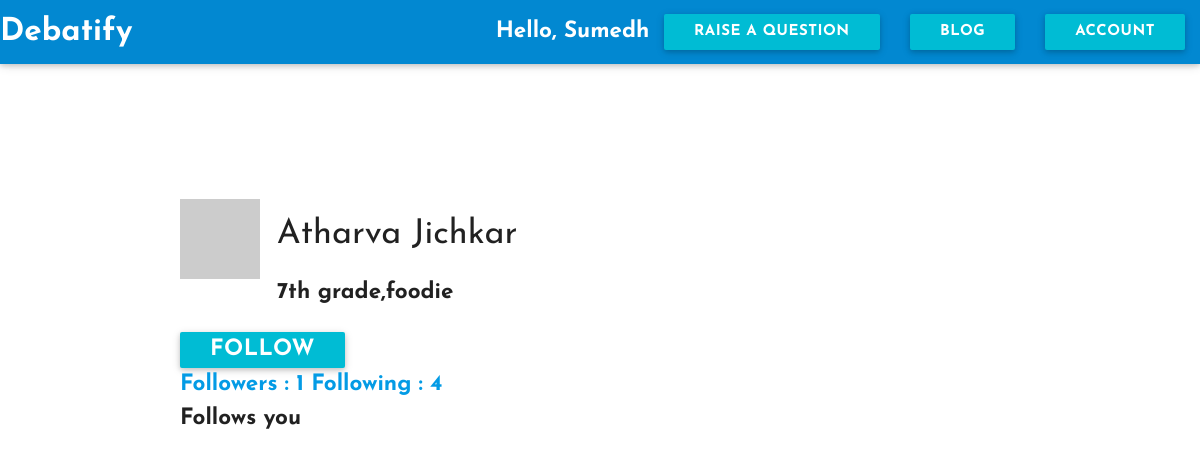
Screenshot of /welcome/profile/?user_id=8 (signed in) with the database file from the repository.
### app/models.py (models this page shows, shortened)
class User(UserMixin,db.Model):
	__tablename__ = 'users'
	id = db.Column(db.Integer,primary_key = True)
	firstname = db.Column(db.String(50),nullable = True)
	lastname = db.Column(db.String(50),nullable = True)
	email = db.Column(db.String(50),nullable = True)
	username = db.Column(db.String(64),nullable = True)
	password = db.Column(db.String(100),nullable = True)
	password_hash = db.Column(db.String(128), nullable = True)
	confirmed = db.Column(db.Boolean, default = False)
	question = db.relationship("Question", backref = "owner", lazy = 'dynamic')
	location = db.Column(db.String(64),nullable = True)
	about_me = db.Column(db.Text(),nullable = True)
	member_since = db.Column(db.DateTime(), default=datetime.utcnow,nullable = True)
	last_seen = db.Column(db.DateTime(), default=datetime.utcnow,nullable = True)
	posts = db.relationship('Posts', backref = 'author', lazy = 'dynamic')
	fetchedChat = db.relationship('Chats', backref = 'messenger', lazy = 'dynamic')
	followed = db.relationship('Follow', foreign_keys = [Follow.follower_id],backref=db.backref('follower', lazy='joined'),lazy='dynamic',cascade='all, delete-orphan')
	followers = db.relationship('Follow', foreign_keys = [Follow.followed_id], backref = db.backref('followed', lazy = 'joined'),lazy='dynamic',cascade='all, delete-orphan')
	def gravatar(self, size=100, default='identicon', rating='g'):
		if request.is_secure:
			url = 'https://secure.gravatar.com/avatar'
		else:
			url = 'http://www.gravatar.com/avatar'
		hash = hashlib.md5(self.email.encode('utf-8')).hexdigest()
		return '{url}/{hash}?s={size}&d={default}&r={rating}'.format(
			url=url, hash=hash, size=size, default=default, rating=rating)
	@property
	def password(self):
		raise AttributeError('password is not a readable attribute')
	@password.setter
	def password(self, password):
		self.password_hash = generate_password_hash(password)
	def is_following(self, user):
		return self.followed.filter_by(followed_id = user.id).first() is not None

### app/main/views.py (the view)
@welcome.route('/profile', methods = ['GET','POST'])
def profile():
	return render_template('user.html', user = current_user)

### app/main/views.py (called while the page is built)
@welcome.route('/profile/')
def user_profile():
	user_id = request.args.get('user_id')
	message = request.args.get('message')
	profile_user = load_user(user_id)
	print message
	return render_template('profile.html', user_id = user_id, profile_user = profile_user)

### app/models.py (called while the page is built)
@login_manager.user_loader
def load_user(user_id):
	return User.query.get(int(user_id))

### app/main/templates/profile.html (shortened to what this page needs)
{% extends 'me.html' %}
{% block head %}
	{{ super () }}
{% endblock %}
{% block page_content %}
<div class = "container">
	<br><br><br><br>
	<div class = "profilepic"><img src = "{{ profile_user.gravatar( size = 200 ) }}"/></div>
	<h4>{{ profile_user.firstname }}&nbsp;{{ profile_user.lastname }}</h4>
	<p>{{ profile_user.about_me }}</p>
	{% if not current_user.is_following(profile_user) %}
		<a href = "{{url_for('main.follow', username = profile_user.username)}}" class = "btn cyan">Follow</a>
	{% else %}
		<a href = "{{url_for('main.unfollow', username = profile_user.username)}}" class = "btn cyan">Unfollow</a>
	{% endif %}
	<div>
		<a href = "{{url_for('main.followers')}}">Followers : {{ profile_user.followers.count() }}</a>
		<a href = "{{url_for('main.followed_by')}}">Following : {{ profile_user.followed.count() }}</a>
	</div>
	{% if profile_user.is_following(current_user) %}
		<div>Follows you</div>
	{% endif %}
</div>
{% endblock %}

### app/auth/templates/me.html (shortened to what this page needs)
<!DOCTYPE html>
<html>
    <head>
        {% block head %}
        <link rel="stylesheet" type="text/css" href="{{url_for('static',filename = "assets/materialize/css/materialize.min.css")}}">
        <link rel="stylesheet" type="text/css" href = "{{url_for('static', filename = "assets/css/card.css")}}">
        {% endblock %}
    </head>
    <body>
            {% block navbar %}
        <div class = "navbar-fixed">
            <nav>
                <div class = "nav-wrapper light-blue darken-2">
                    <a href="{{url_for('auth.dashboard')}}" class="brand-logo">Debatify</a>
                    <ul id="nav-mobile" class="right hide-on-med-and-down">
                        <li>{% block signed_in_as %}Hello, {{ current_user.firstname | title }}{% endblock %}</li>
                        <li><a href="#modal1" class = "waves-effect waves-light btn cyan modal-trigger">Raise a question</a></li>
                        <li><a href="{{url_for('main.blog')}}" class = "btn cyan">Blog</a></li>
                        <li><a href="" class = " cyan btn dropdown-button" data-activates = "dropdown1">Account</a></li>
                    </ul>
                </div>
            </nav>
        </div>
        {% endblock %}
        {% block page_content %}{% endblock %}
    </body>
</html>

### app/static/assets/css/card.css (style rules this page uses)
body { font-family: 'Josefin Sans', sans-serif; font-weight: bold; font-size: 1.5em; }

### app/main/templates/profile.html (style rules this page uses)
body { font-family: 'Josefin Sans', sans-serif; font-size: 1.5em; font-weight: bold; margin: auto; }
.profilepic { float: left; margin-right: 2%; }

### rows the page displays
User: firstname "Sumedh"
User: firstname "Atharva", lastname "Jichkar", about_me "7th grade,foodie"

### other values shown
{{ profile_user.followers.count() }} "1"
{{ profile_user.followed.count() }} "4"
